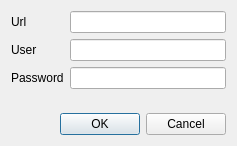
<?xml version="1.0" encoding="UTF-8"?>
<ui version="4.0">
 <class>DlgLogin</class>
 <widget class="QDialog" name="DlgLogin">
  <property name="geometry">
   <rect>
    <x>0</x>
    <y>0</y>
    <width>237</width>
    <height>146</height>
   </rect>
  </property>
  <property name="windowTitle">
   <string>Dialog</string>
  </property>
  <layout class="QVBoxLayout" name="verticalLayout">
   <item>
    <layout class="QFormLayout" name="formLayout">
     <item row="0" column="0">
      <widget class="QLabel" name="label">
       <property name="text">
        <string>Url</string>
       </property>
       <property name="buddy">
        <cstring>txtURL</cstring>
       </property>
      </widget>
     </item>
     <item row="0" column="1">
      <widget class="QLineEdit" name="txtURL"/>
     </item>
     <item row="1" column="0">
      <widget class="QLabel" name="label_2">
       <property name="text">
        <string>User</string>
       </property>
       <property name="buddy">
        <cstring>txtUser</cstring>
       </property>
      </widget>
     </item>
     <item row="1" column="1">
      <widget class="QLineEdit" name="txtUser"/>
     </item>
     <item row="2" column="0">
      <widget class="QLabel" name="label_3">
       <property name="text">
        <string>Password</string>
       </property>
       <property name="buddy">
        <cstring>txtPassword</cstring>
       </property>
      </widget>
     </item>
     <item row="2" column="1">
      <widget class="QLineEdit" name="txtPassword">
       <property name="acceptDrops">
        <bool>false</bool>
       </property>
       <property name="echoMode">
        <enum>QLineEdit::Password</enum>
       </property>
      </widget>
     </item>
    </layout>
   </item>
   <item>
    <widget class="QDialogButtonBox" name="buttonBox">
     <property name="orientation">
      <enum>Qt::Horizontal</enum>
     </property>
     <property name="standardButtons">
      <set>QDialogButtonBox::Cancel|QDialogButtonBox::Ok</set>
     </property>
    </widget>
   </item>
  </layout>
 </widget>
 <tabstops>
  <tabstop>txtURL</tabstop>
  <tabstop>txtUser</tabstop>
  <tabstop>txtPassword</tabstop>
 </tabstops>
 <resources/>
 <connections>
  <connection>
   <sender>buttonBox</sender>
   <signal>accepted()</signal>
   <receiver>DlgLogin</receiver>
   <slot>accept()</slot>
   <hints>
    <hint type="sourcelabel">
     <x>248</x>
     <y>254</y>
    </hint>
    <hint type="destinationlabel">
     <x>157</x>
     <y>274</y>
    </hint>
   </hints>
  </connection>
  <connection>
   <sender>buttonBox</sender>
   <signal>rejected()</signal>
   <receiver>DlgLogin</receiver>
   <slot>reject()</slot>
   <hints>
    <hint type="sourcelabel">
     <x>316</x>
     <y>260</y>
    </hint>
    <hint type="destinationlabel">
     <x>286</x>
     <y>274</y>
    </hint>
   </hints>
  </connection>
 </connections>
</ui>
